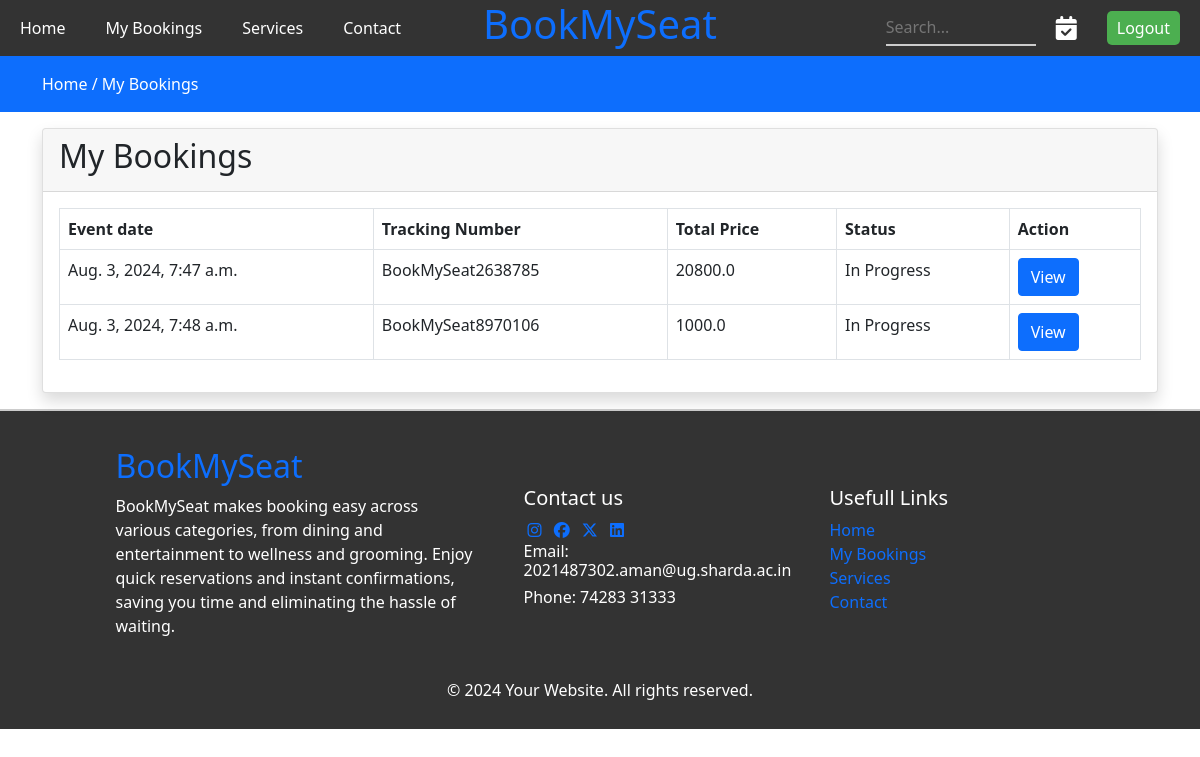
Page /my-bookings (signed in) on the committed database.
### attendee/models.py (models this page shows, shortened)
class Booking(models.Model):
    user = models.ForeignKey(User, on_delete=models.CASCADE)
    fname = models.CharField(max_length=150, null=False)
    lname = models.CharField(max_length=150, null=False)
    email = models.EmailField(max_length=150, null=False)
    phone = models.ImageField(max_length=150, null=False)
    total_price = models.FloatField(null=False)
    payment_id = models.CharField(max_length=250, null=True)
    Bookingtatues = {
        ('Pending', 'Pending'),
        ('Confirmed and Processing', 'Confirmed and Processing'),
        ('Booking Confirmed', 'Booking Confirmed')
    }
    status = models.CharField(max_length=150, choices=Bookingtatues, default='In Progress')
    message = models.TextField(null=True)
    tracking_no = models.CharField(max_length=150, null=True)
    created_at= models.DateTimeField(auto_now_add=True)
    updated_at= models.DateTimeField(auto_now=True)

### attendee/controller/booking.py (the view)
# urls.py: path('my-bookings', booking.index, name= "mybookings"),
def index(request):
    bookings = Booking.objects.filter(user=request.user)
    context = {'bookings': bookings}
    return render(request, "attendee/bookings/index.html", context)

### attendee/templates/attendee/bookings/index.html
{% extends 'attendee/layouts/main.html' %}
{% block body %}
    <div class="py-3 bg-primary">
        <div class="container">
            <a class="text-white" href="{% url 'home' %}">Home /</a>
            <a class="text-white" href="{% url 'mybookings' %}">My Bookings </a>
        </div>
    </div>
    <div class="container my-3">
        <div class="row">
            <div class="col-md-12">
                <div class="card shadow">
                    <div class="card-header">
                        <h2>My Bookings</h2>
                    </div>
                    <div class="card-body">
                        <table class="table table-bordered">
                            <thead>
                                <tr>
                                    <th>Event date</th>
                                    <th>Tracking Number</th>
                                    <th>Total Price</th>
                                    <th>Status</th>
                                    <th>Action</th>
                                </tr>
                            </thead>
                            <tbody>
                                {% for item in bookings %}
                                    <tr>
                                        <td>{{item.created_at}}</td>
                                        <td>{{item.tracking_no}}</td>
                                        <td>{{item.total_price}}</td>
                                        <td>{{item.status}}</td>
                                        <td>
                                            <a href="{% url 'bookingview' item.tracking_no %}" class="btn btn-primary">View</a>
                                        </td>
                                    </tr>
                                {% endfor %}
                            </tbody>
                        </table>
                    </div>
                </div>
            </div>
        </div>
    </div>
{% endblock %}

### attendee/templates/attendee/layouts/main.html (style rules this page uses)
* { padding: 0; margin: 0; }
a { text-decoration: none; }

### rows in the picture
Booking: created_at "Aug. 3, 2024, 7:47 a.m.", tracking_no "BookMySeat2638785", total_price "20800.0", status "In Progress"
Booking: created_at "Aug. 3, 2024, 7:48 a.m.", tracking_no "BookMySeat8970106", total_price "1000.0", status "In Progress"
